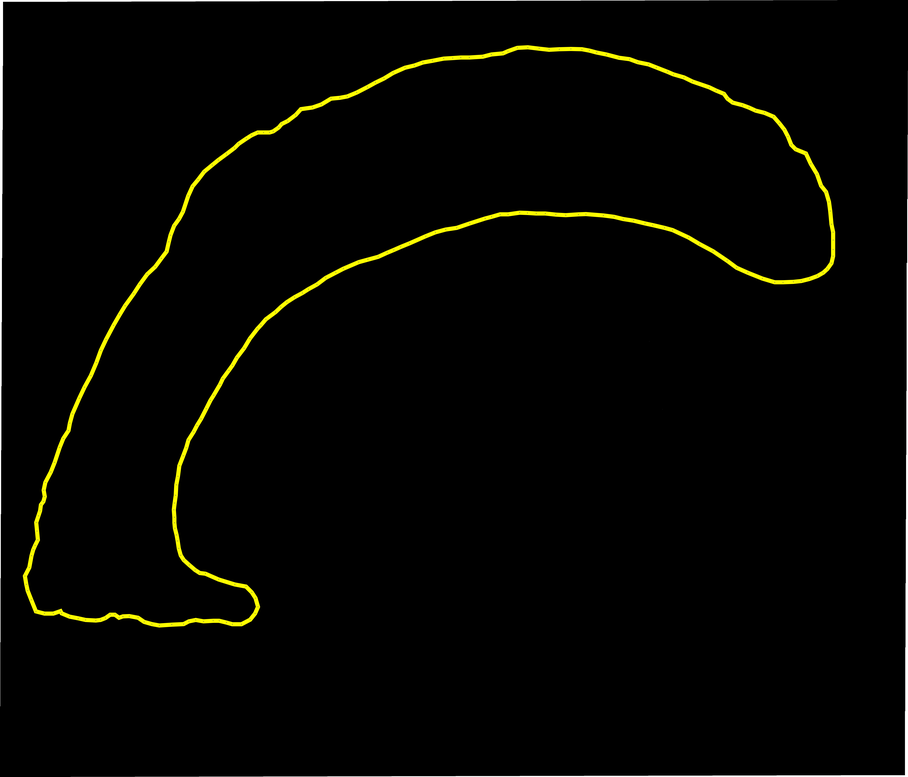
#> input picture 16_cortex.png, 908 x 777 px, shrunk from 6579 x 5628 before the run
$ jupyter execute --allow-errors 2019_01_22Large_Scale.ipynb   (older library calls are emulated)
#> lines starting #> are read from the running program, lines starting #| are printed output that depends on the picture; after the words box and inside, x2 and y2 are one past the last pixel; in counts of white or black regions, pixels touching at a corner belong together
## Goals for HPCC/RCC:
1. Run full brain scans through my program
1. Determine significant differences between various regions
    1. Look at density, cell size, roundness etc. in sections (maybe squares, 10 by 10)
    1. Calculate averages

[cell 1]
import matplotlib.pyplot as plt

import skimage.io
from skimage.filters import try_all_threshold
from skimage.color import rgb2gray

#> (the rest of this cell did not finish here and is left out)

[cell 2]
import matplotlib.pyplot as plt

import skimage.io
from skimage.filters import threshold_mean

imname = 'confocal_20x_scan_16_blue.png'
#> (the rest of this cell did not finish here and is left out)

[cell 3]
from skimage.morphology import remove_small_objects

#> (the rest of this cell did not finish here and is left out)

[cell 4]
from skimage.filters.rank import median
from skimage.morphology import disk
import numpy as np
import matplotlib.pyplot as plt
from scipy import ndimage as ndi

from skimage.morphology import watershed
from skimage.feature import peak_local_max

#> (the rest of this cell did not finish here and is left out)

[cell 5]
import numpy as np
import matplotlib.pyplot as plt
from scipy import ndimage as ndi

from skimage.morphology import watershed
from skimage.feature import peak_local_max

# Now we want to separate the two objects in image
# Generate the markers as local maxima of the distance to the background
#> (the rest of this cell did not finish here and is left out)

Download Image:
1. Download from Google Drive
2. Upload to this folder
3. Assign each 10 by 10 box a brain region

[cell 6]
import numpy as np
import math as m

#> (the rest of this cell did not finish here and is left out)

[cell 7]
import pandas as pd
#> (the rest of this cell did not finish here and is left out)

[cell 8]
import matplotlib.pyplot as plt

import skimage.io
from skimage.filters import threshold_mean
from skimage.filters import try_all_threshold

imname = '16_cortex.png'
#> imname = '16_cortex.png'
img = skimage.io.imread(imname)
#> img is the input picture: shape (777, 908, 3); mean R, G, B 5.1, 5.1, 1.5

img2D = img[:, :, 0]

#thresh = try_all_(img2D)
binary = img2D > 0
#> binary: shape (777, 908) bool; 3.8% white; 19 white regions (11 under 20 px), largest, box (x1, y1, x2, y2) and area: (20, 43, 838, 630) 18122, (70, 70, 908, 777) 3855, (0, 0, 838, 707) 3853

import scipy.ndimage as ndimage
cortex = ndimage.binary_fill_holes(binary).astype(int)
#> cortex: shape (777, 908) int64; values 0 (black) and 1 (white), 24.6% white; 15 white regions (7 under 20 px), largest, box (x1, y1, x2, y2) and area: (20, 43, 838, 630) 164292, (70, 70, 908, 777) 4173, (0, 0, 838, 707) 4171

[cell 9]
imname = '16_caudateputamen.png'
img = skimage.io.imread(imname)
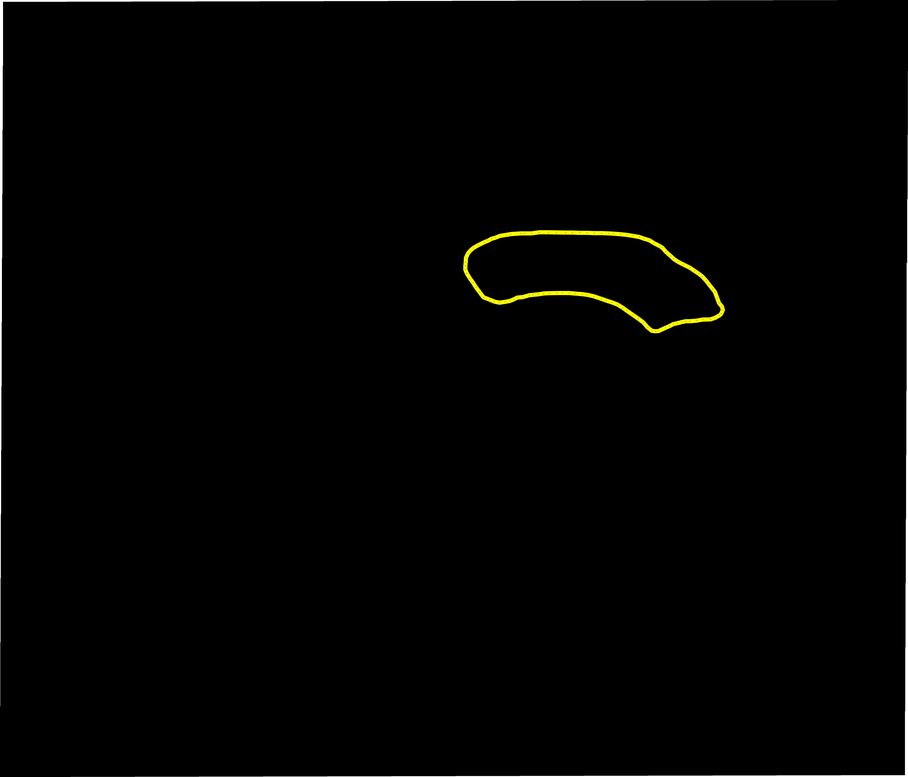
#> input picture 16_caudateputamen.png, 908 x 777 px, shrunk from 6579 x 5628 before the run
#> img is the input picture: shape (777, 908, 3); mean R, G, B 2.3, 2.3, 1.4
img2D = img[:, :, 0]
binary = img2D > 0
#> binary: shape (777, 908) bool; 1.8% white; 15 white regions (6 under 20 px), largest, box (x1, y1, x2, y2) and area: (461, 229, 728, 336) 4247, (70, 70, 908, 777) 3855, (0, 0, 838, 707) 3853
caudateputamen = ndimage.binary_fill_holes(binary).astype(int)
#> caudateputamen: shape (777, 908) int64; values 0 (black) and 1 (white), 3.9% white; 12 white regions (4 under 20 px), largest, box (x1, y1, x2, y2) and area: (461, 229, 728, 336) 18177, (70, 70, 908, 777) 4173, (0, 0, 838, 707) 4171

[cell 10]
imname = '16_corpuscallosum.png'
img = skimage.io.imread(imname)
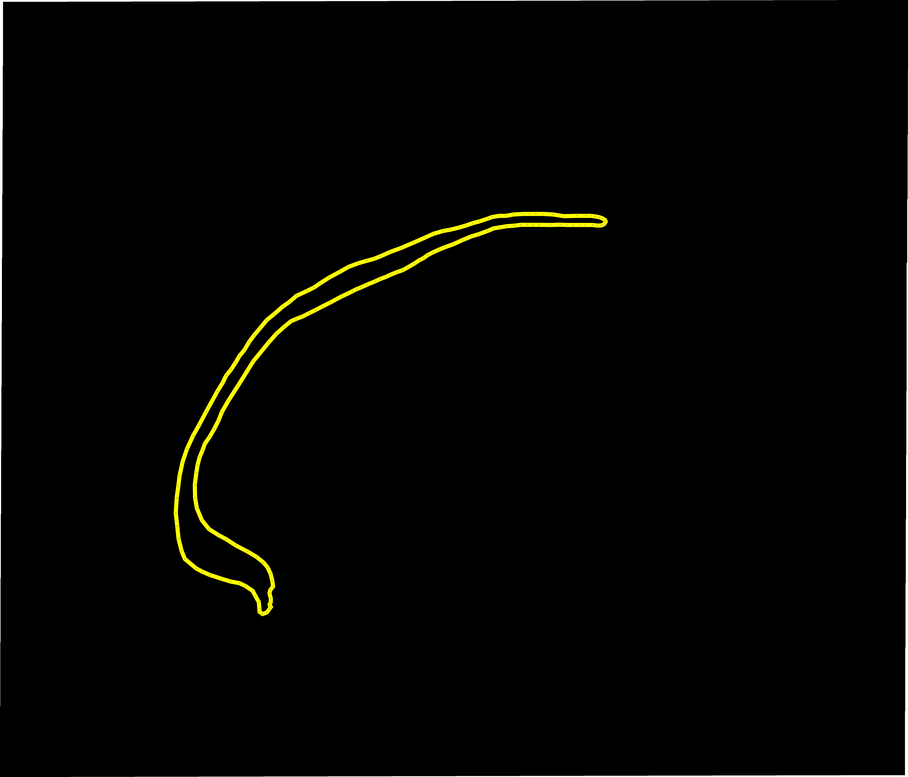
#> input picture 16_corpuscallosum.png, 908 x 777 px, shrunk from 6579 x 5628 before the run
#> img is the input picture: shape (777, 908, 3); mean R, G, B 3.6, 3.6, 1.4
img2D = img[:, :, 0]
binary = img2D > 0
#> binary: shape (777, 908) bool; 2.7% white; 16 white regions (8 under 20 px), largest, box (x1, y1, x2, y2) and area: (171, 209, 610, 619) 10464, (70, 70, 908, 777) 3855, (0, 0, 838, 707) 3853
corpuscallosum = ndimage.binary_fill_holes(binary).astype(int)
#> corpuscallosum: shape (777, 908) int64; values 0 (black) and 1 (white), 4% white; 13 white regions (5 under 20 px), largest, box (x1, y1, x2, y2) and area: (171, 209, 610, 619) 19166, (70, 70, 908, 777) 4173, (0, 0, 838, 707) 4171

[cell 11]
imname = '16_hippocampus.png'
img = skimage.io.imread(imname)
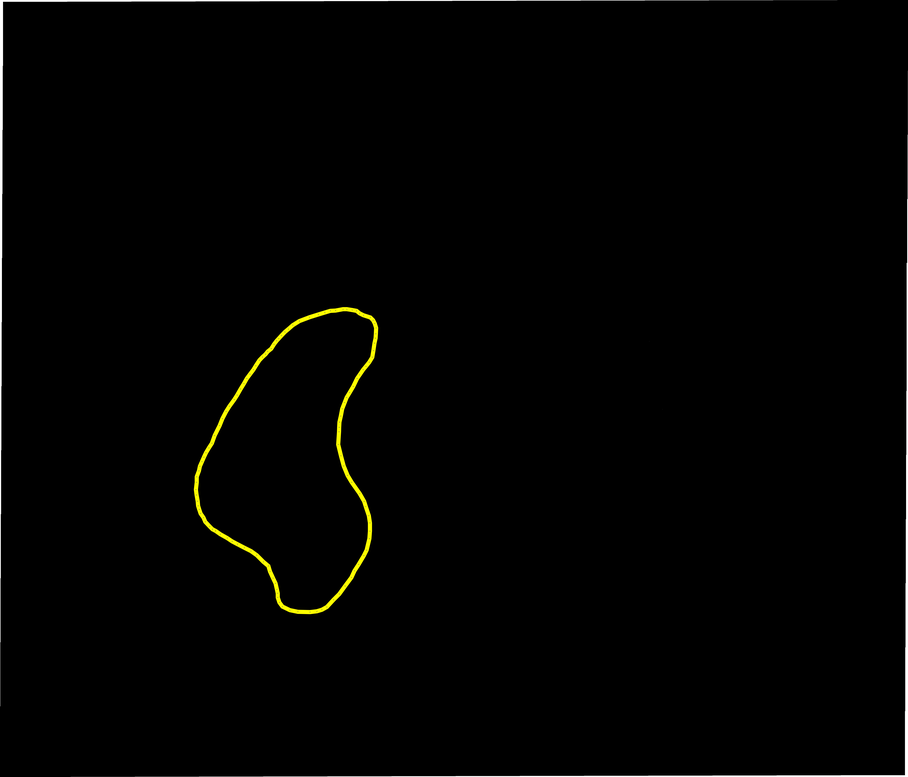
#> input picture 16_hippocampus.png, 908 x 777 px, shrunk from 6579 x 5628 before the run
#> img is the input picture: shape (777, 908, 3); mean R, G, B 2.6, 2.6, 1.4
img2D = img[:, :, 0]
binary = img2D > 0
#> binary: shape (777, 908) bool; 2.1% white; 13 white regions (6 under 20 px), largest, box (x1, y1, x2, y2) and area: (191, 304, 381, 617) 5907, (70, 70, 908, 777) 3855, (0, 0, 838, 707) 3853
hippocampus = ndimage.binary_fill_holes(binary).astype(int)
#> hippocampus: shape (777, 908) int64; values 0 (black) and 1 (white), 6.7% white; 11 white regions (4 under 20 px), largest, box (x1, y1, x2, y2) and area: (191, 304, 381, 617) 38092, (70, 70, 908, 777) 4173, (0, 0, 838, 707) 4171

[cell 12]
imname = '16_hypothalamus.png'
img = skimage.io.imread(imname)
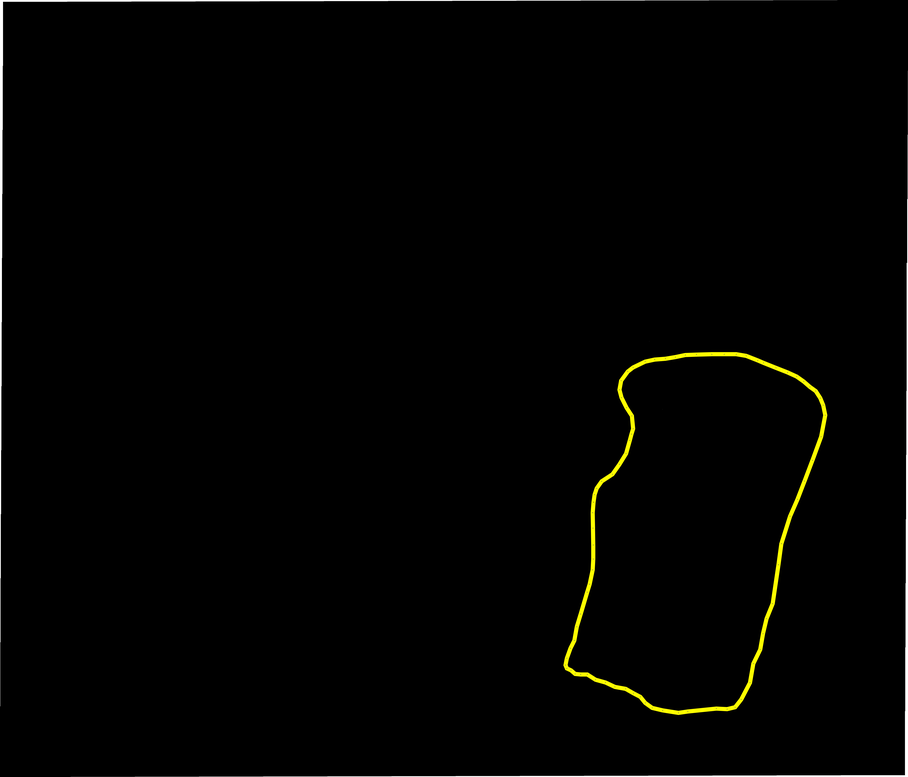
#> input picture 16_hypothalamus.png, 908 x 777 px, shrunk from 6579 x 5628 before the run
#> img is the input picture: shape (777, 908, 3); mean R, G, B 3, 3, 1.4
img2D = img[:, :, 0]
binary = img2D > 0
#> binary: shape (777, 908) bool; 2.3% white; 18 white regions (8 under 20 px), largest, box (x1, y1, x2, y2) and area: (561, 350, 830, 718) 7498, (70, 70, 908, 777) 3855, (0, 0, 838, 707) 3853
hypothalamus = ndimage.binary_fill_holes(binary).astype(int)
#> hypothalamus: shape (777, 908) int64; values 0 (black) and 1 (white), 11% white; 15 white regions (7 under 20 px), largest, box (x1, y1, x2, y2) and area: (561, 350, 830, 718) 68370, (70, 70, 908, 777) 4173, (0, 0, 838, 707) 4171

[cell 13]
imname = '16_thalamus.png'
img = skimage.io.imread(imname)
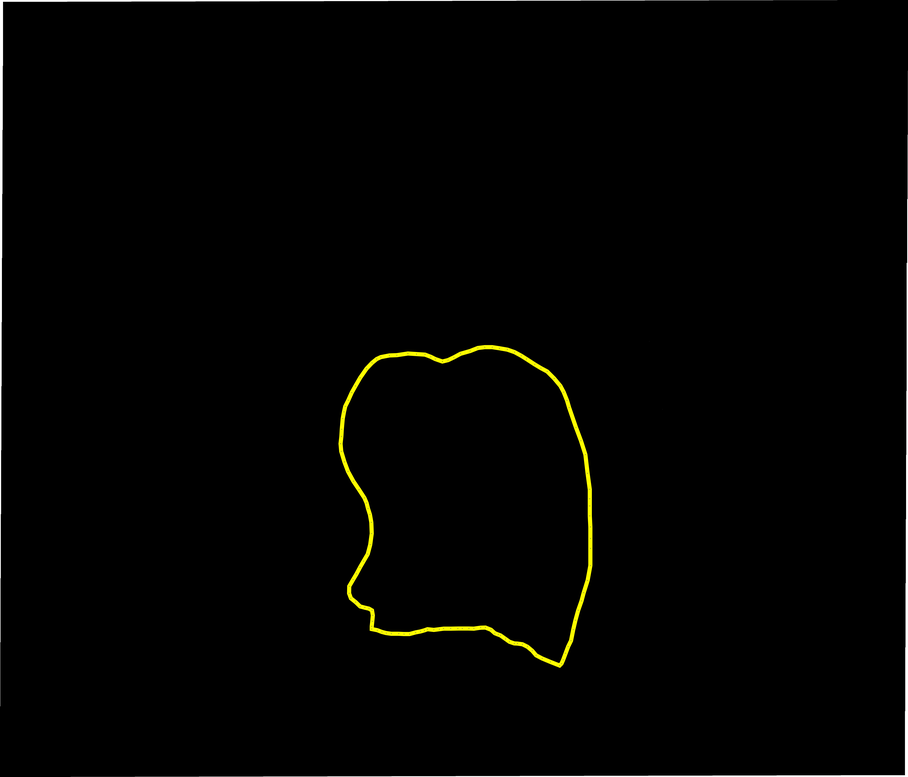
#> input picture 16_thalamus.png, 908 x 777 px, shrunk from 6579 x 5628 before the run
#> img is the input picture: shape (777, 908, 3); mean R, G, B 2.9, 2.9, 1.4
img2D = img[:, :, 0]
binary = img2D > 0
#> binary: shape (777, 908) bool; 2.3% white; 13 white regions (5 under 20 px), largest, box (x1, y1, x2, y2) and area: (336, 342, 595, 670) 7281, (70, 70, 908, 777) 3855, (0, 0, 838, 707) 3853
thalamus = ndimage.binary_fill_holes(binary).astype(int)
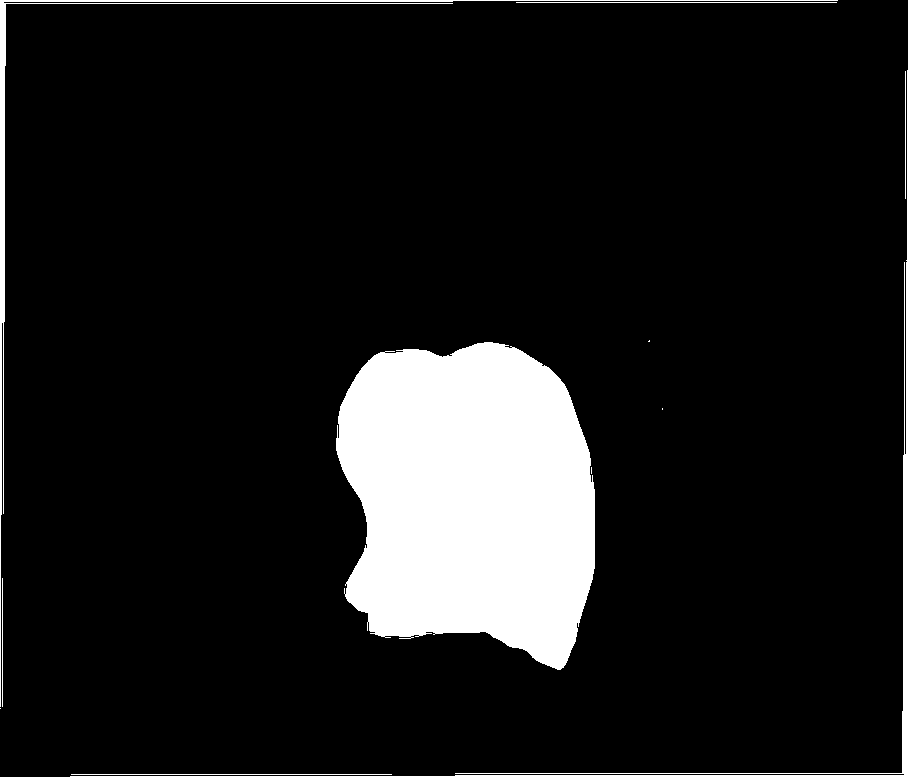
#> thalamus: shape (777, 908) int64; values 0 (black) and 1 (white), 10.8% white; 11 white regions (4 under 20 px), largest, box (x1, y1, x2, y2) and area: (336, 342, 595, 670) 66944, (70, 70, 908, 777) 4173, (0, 0, 838, 707) 4171
